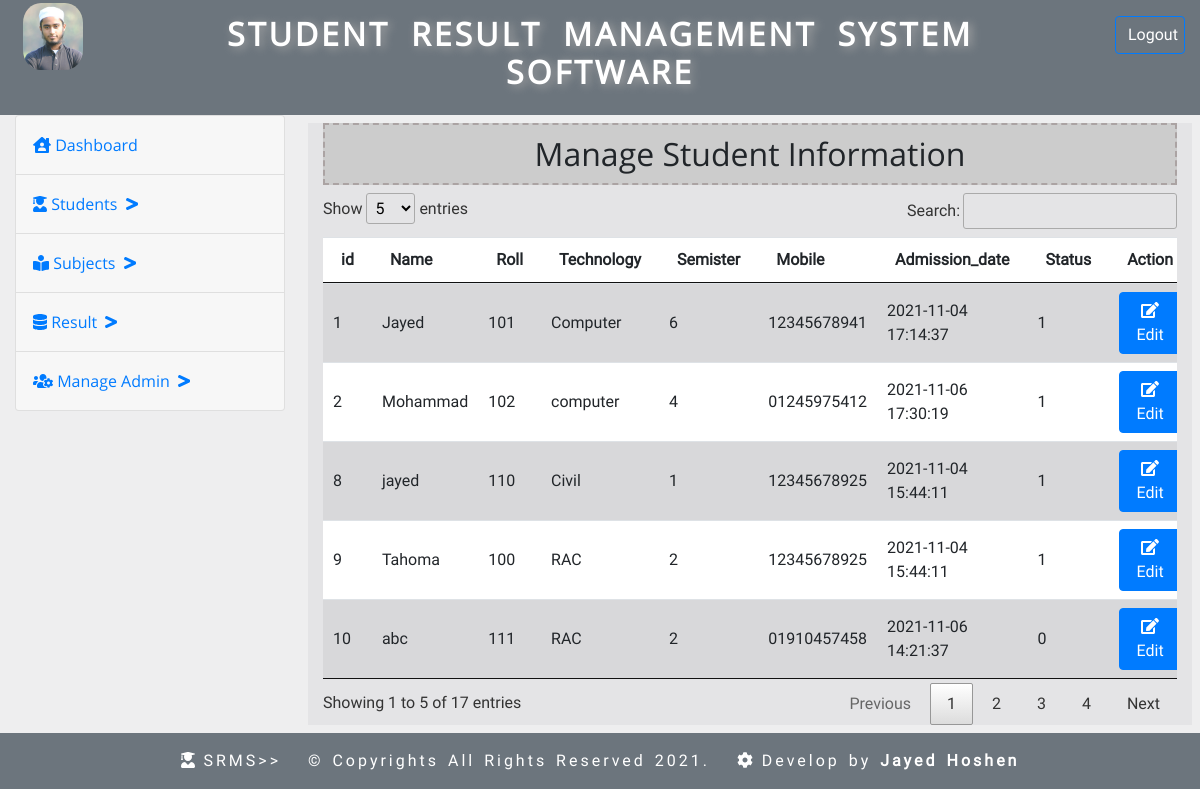
Screenshot of /manage_student.php (signed in) with the database file from the repository.
### tables this page shows
CREATE TABLE `student_info` (
  `id` int(11) NOT NULL,
  `name` varchar(100) NOT NULL,
  `roll` int(11) NOT NULL,
  `do_birth` date NOT NULL,
  `tech` varchar(100) NOT NULL,
  `sem` tinyint(1) NOT NULL,
  `address` varchar(255) NOT NULL,
  `mobile` varchar(11) NOT NULL,
  `status` tinyint(1) NOT NULL,
  `reg_date` timestamp NOT NULL DEFAULT CURRENT_TIMESTAMP ON UPDATE CURRENT_TIMESTAMP
);

### manage_student.php (the view, shortened to what this page needs)
<?php include_once('./inc/header.php'); ?>
<h2 class="page_title">Manage Student Information</h2>
<div class="management_table table-responsive">
    <table class="table table-striped table-hover" id="manageTable">
        <thead style="background-color:#FFFFFF;">
            <tr>
                <th>id</th>
                <th>Name</th>
                <th>Roll</th>
                <th>Technology</th>
                <th>Semister</th>
                <th>Mobile</th>
                <th>Admission_date</th>
                <th>Status</th>
                <th>Action</th>
            </tr>
        </thead>
        <tbody>
            <?php
                $query = "SELECT * FROM student_info ORDER BY sem ASC, tech ASC, roll ASC";
                $result = mysqli_query($connection, $query);
                if (mysqli_num_rows($result) > 0) {
                    while ($row = mysqli_fetch_assoc($result)) {
                        $data = '';
                        $data .= '<tr>';
                        $data .= '<td>'.$row['id'].'</td>';
                        $data .= '<td>'.$row['name'].'</td>';
                        $data .= '<td>'.$row['roll'].'</td>';
                        $data .= '<td>'.$row['tech'].'</td>';
                        $data .= '<td>'.$row['sem'].'</td>';
                        $data .= '<td>'.$row['mobile'].'</td>';
                        $data .= '<td>'.$row['reg_date'].'</td>';
                        $data .= '<td>'.$row['status'].'</td>';
                        $data .= '<td>'.'<form action="edit_student.php" method="post">
                        <input type="hidden" name="stdid" value="'.$row['id'].'">
                        <button type="submit" class="btn btn-primary" style="cursor:pointer;">
                        <i class="fa fa-edit"></i> Edit</button></form>'.'</td>';
                        $data .= '</tr>';
                        echo $data;
                    }
                }
            ?>
        </tbody>
    </table>
</div>
<?php include_once('./inc/footer.php'); ?>

### asset/css/custom.css (style rules this page uses)
* { margin: 0; padding: 0; box-sizing: border-box; }
h1, h2, h3, h4, h5 { font-family: 'opensansRegular'; }
p, body { font-family: 'robotoRegular'; }
h2.page_title { padding: 10px 20px; text-align: center; border: 2px dashed #aba3a3; background-color: #ccc; }

### rows the page displays
student_info: id "8", name "jayed", roll "110", tech "Civil", sem "1", mobile "12345678925", reg_date "2021-11-04 15:44:11", status "1"
student_info: id "9", name "Tahoma", roll "100", tech "RAC", sem "2", mobile "12345678925", reg_date "2021-11-04 15:44:11", status "1"
student_info: id "10", name "abc", roll "111", tech "RAC", sem "2", mobile "01910457458", reg_date "2021-11-06 14:21:37", status "0"
student_info: id "2", name "Mohammad", roll "102", tech "computer", sem "4", mobile "01245975412", reg_date "2021-11-06 17:30:19", status "1"
student_info: id "1", name "Jayed", roll "101", tech "Computer", sem "6", mobile "12345678941", reg_date "2021-11-04 17:14:37", status "1"
